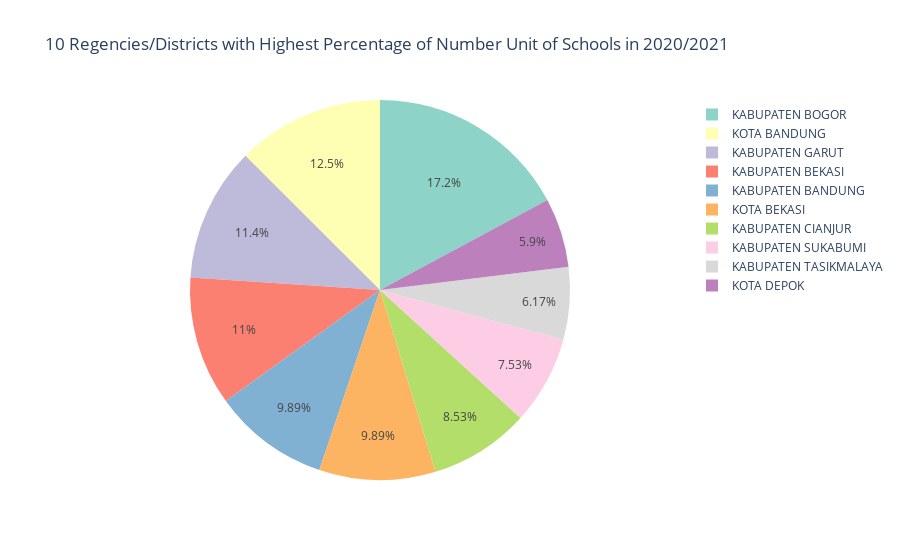

The cell this chart's notebook holds for it:
### Markdown cell above
### **(e) Visualize 10 regencies/districts with highest percentage of number unit of schools in year “2020/2021” in pie chart or any diagram/chart you think is appropriate**

### Code cell
unit_school_percentage = pd.pivot_table(data = final_high_school_df[(final_high_school_df.tahun_ajaran == '2020/2021')],
                                        values = 'jumlah_sekolah',
                                        index = 'nama_kabupaten_kota',
                                        aggfunc = 'sum').sort_values(by = 'jumlah_sekolah',
                                                                     ascending = False)
                                        
fig = px.pie(unit_school_percentage[:10], 
             values='jumlah_sekolah', 
             names=unit_school_percentage[:10].index,
             color=unit_school_percentage[:10].index,
             color_discrete_sequence=px.colors.qualitative.Set3,
             title='10 Regencies/Districts with Highest Percentage of Number Unit of Schools in 2020/2021')

fig.show()

### Figure 1 — Plotly figure (JSON) as saved in the notebook; plotly's stock layout.template omitted (floating-point values rounded to 4 significant figures)
{"data": [{"customdata": [["KABUPATEN BOGOR"], ["KOTA BANDUNG"], ["KABUPATEN GARUT"], ["KABUPATEN BEKASI"], ["KABUPATEN BANDUNG"], ["KOTA BEKASI"], ["KABUPATEN CIANJUR"], ["KABUPATEN SUKABUMI"], ["KABUPATEN TASIKMALAYA"], ["KOTA DEPOK"]], "domain": {"x": [0, 1], "y": [0, 1]}, "hovertemplate": "label=%{label}<br>jumlah_sekolah=%{value}<br>color=%{customdata[0]}<extra></extra>", "labels": ["KABUPATEN BOGOR", "KOTA BANDUNG", "KABUPATEN GARUT", "KABUPATEN BEKASI", "KABUPATEN BANDUNG", "KOTA BEKASI", "KABUPATEN CIANJUR", "KABUPATEN SUKABUMI", "KABUPATEN TASIKMALAYA", "KOTA DEPOK"], "legendgroup": "", "marker": {"colors": ["rgb(141,211,199)", "rgb(255,255,179)", "rgb(190,186,218)", "rgb(251,128,114)", "rgb(128,177,211)", "rgb(253,180,98)", "rgb(179,222,105)", "rgb(252,205,229)", "rgb(217,217,217)", "rgb(188,128,189)"]}, "name": "", "showlegend": true, "type": "pie", "values": [189, 138, 126, 121, 109, 109, 94, 83, 68, 65]}], "layout": {"legend": {"tracegroupgap": 0}, "piecolorway": ["rgb(141,211,199)", "rgb(255,255,179)", "rgb(190,186,218)", "rgb(251,128,114)", "rgb(128,177,211)", "rgb(253,180,98)", "rgb(179,222,105)", "rgb(252,205,229)", "rgb(217,217,217)", "rgb(188,128,189)", "rgb(204,235,197)", "rgb(255,237,111)"], "title": {"text": "10 Regencies/Districts with Highest Percentage of Number Unit of Schools in 2020/2021"}}}
